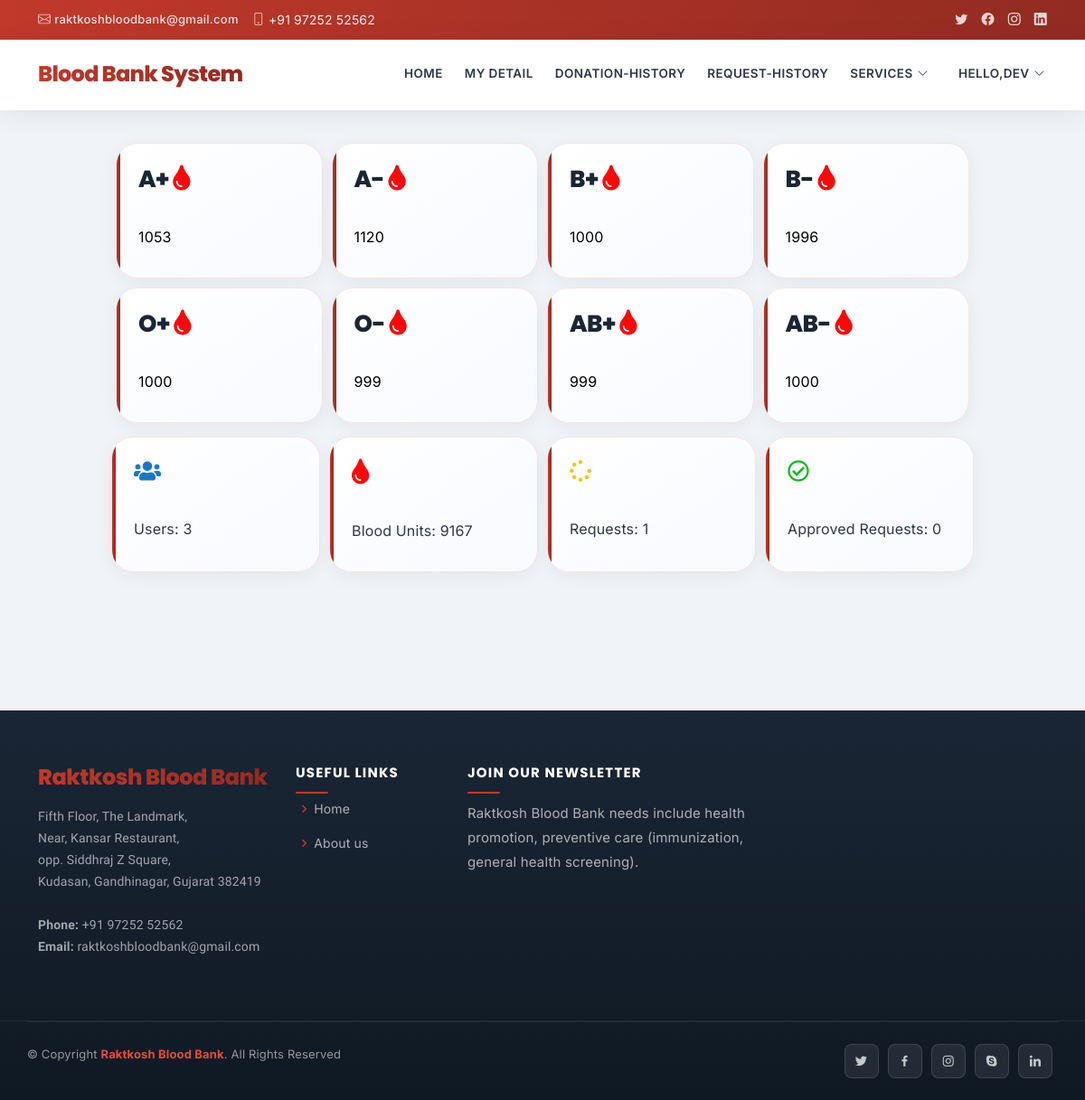
The page /admin_home (signed in) on the database as committed earlier.
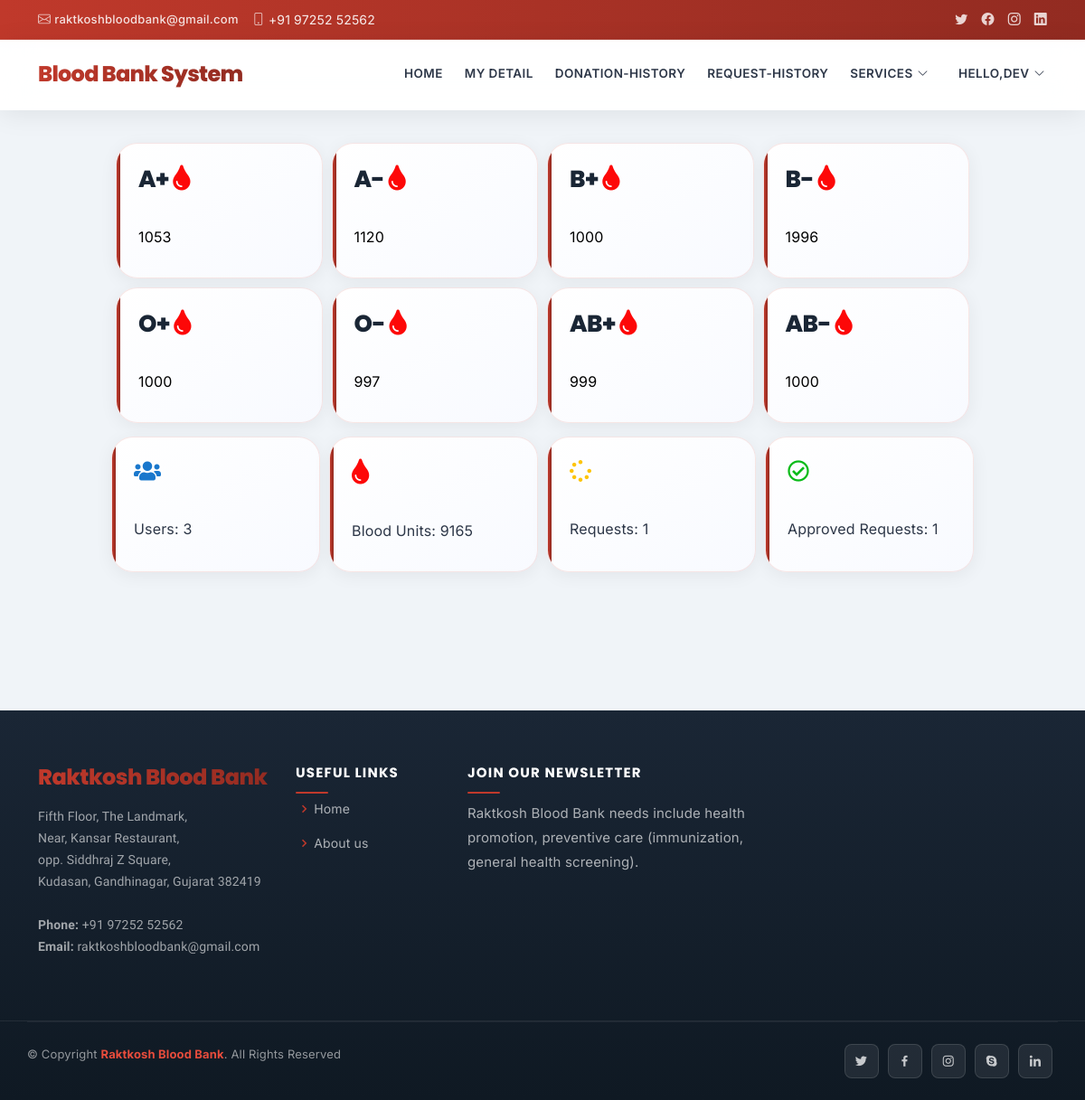
The same page on the database as committed later.
### raktkosh/models.py (models this page shows, shortened)
class Stock(models.Model):
    bloodgroup = models.CharField(max_length=10)
    unit = models.PositiveIntegerField(default=0)
    category = models.ForeignKey(Category, on_delete=models.CASCADE)
    user_profile = models.ForeignKey(UserProfile, on_delete=models.CASCADE, null=True, default=None)  # Manually added user_profile field with a default value of None

### raktkosh/views.py (the view)
# urls.py: path('admin_home', views.admin_home, name='admin_home'),
@login_required(login_url='admin_login')
def admin_home(request):
    categories = Category.objects.all()
    stocks = Stock.objects.all()
    total_donors = UserProfile.objects.all().count()
    total_blood_units = Stock.objects.aggregate(total_units=Sum('unit'))['total_units'] or 0
    total_requests = BloodRequest.objects.all().count()
    total_approved_requests = BloodRequest.objects.filter(status='Approved').count()
    if request.method == 'POST':
        form = BloodForm(request.POST)
        if form.is_valid():
            bloodgroup = form.cleaned_data['bloodgroup']
            unit = form.cleaned_data['unit']
            stock, created = Stock.objects.get_or_create(bloodgroup=bloodgroup)
            stock.unit += unit
            stock.save()
            messages.success(request, 'Stock updated successfully.')
            return redirect('admin_home')
        else:
            messages.error(request, 'Error updating stock.')
    else:
        form = BloodForm()
    context = {
        'categories': categories,
        'stocks': stocks,
        'total_donors': total_donors,
        'total_blood_units': total_blood_units,
        'total_requests': total_requests,
        'total_approved_requests': total_approved_requests,
        'form': form,
    }
    return render(request, 'admin_home.html', context)

### raktkosh/templates/admin_home.html
{% extends 'base.html' %}
{% block body %}
{% load widget_tweaks %}
{% load static %}
{% load active_link_tags %}
<div class="container" style="padding: 100px;">
    <div class="row" style="padding: 5px;">
        {% for category in categories %}
        <div class="col-sm-3" style="padding: 5px;">
            <div class="card bg-light" style="height: 150px; overflow:auto; scrollbar-width: none;">
                <div class="card-body">
                    <div class="blood">
                        <h2 >{{ category.name }} <i style="color: rgb(253, 8, 8);" class="fas fa-tint"></i></h2>
                    </div><br>
                    <div style="color: rgb(0,0,0);">
                        {% for stock in stocks %}
                            {% if stock.bloodgroup == category.name %}
                                {{ stock.unit }}
                            {% endif %}
                        {% endfor %}
                    </div>
                </div>
            </div>
        </div>
        {% endfor %}
    </div>
    <div class="row">
        <div class="col-sm-3" style="padding: 5px;">
            <div class="card bg-light" style="height: 150px; overflow:auto; scrollbar-width: none;">
                <div class="card-body">
                    <div class="blood">
                        <h4>
                            <i style="color: #1977cc;" class="fas fa-users"></i>
                        </h4>
                    </div><br>
                    <div>
                        Users: {{ total_donors }}
                    </div>
                </div>
            </div>
        </div>
        <div class="col-sm-3" style="padding: 5px;">
            <div class="card bg-light" style="height: 150px; overflow:auto; scrollbar-width: none;">
                <div class="card-body">
                    <div class="blood">
                        <h4>
                            <i style="color: rgb(253, 8, 8);" class="fas fa-tint"></i>
                        </h4>
                    </div><br>
                    <div>
                        Blood Units: {{ total_blood_units }}
                    </div>
                </div>
            </div>
        </div>
        <div class="col-sm-3" style="padding: 5px;">
            <div class="card bg-light" style="height: 150px; overflow:auto; scrollbar-width: none;">
                <div class="card-body">
                    <div class="blood">
                        <h4>
                            <i style="color: rgb(253, 196, 8);" class="fas fa-spinner"></i>
                        </h4>
                    </div><br>
                    <div>
                        Requests: {{ total_requests }}
                    </div>
                </div>
            </div>
        </div>
        <div class="col-sm-3" style="padding: 5px;">
            <div class="card bg-light" style="height: 150px; overflow:auto; scrollbar-width: none;">
                <div class="card-body">
                    <div class="blood">
                        <h4>
                            <i style="color: rgb(10, 187, 25);"class="far fa-check-circle"></i>
                        </h4>
                    </div><br>
                    <div style="margin-bottom: 5px;">
                        Approved Requests: {{ total_approved_requests }}
                    </div>
                </div>
            </div>
        </div>
    </div>
</div>
{% endblock %}

Rows that differ between the two databases and show on the page:
changed Stock (number 6 of 8 on the later page): unit "999" → "997"
Other text that changed with them:
{{ total_blood_units }}: "9167" → "9165"
{{ total_approved_requests }}: "0" → "1"
